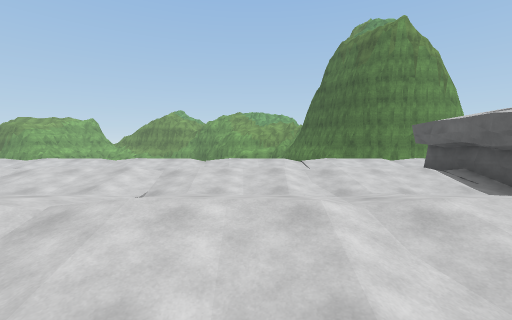
View 1 (above)

21 first-person views from a walk through a scene from a Unity 3-D project. The camera is 1.3 m above the floor, tilts 4° down and sees 90° across. The floor is counted in squares, 2 m on a side. Each view is taken from the middle of a square. On the plan, view 1 faces up. The plan holds only what a view shows up to about 9 squares ahead; the rest is blank. The place goes on beyond the plan. Some surface patterns are stand-ins.

View 2
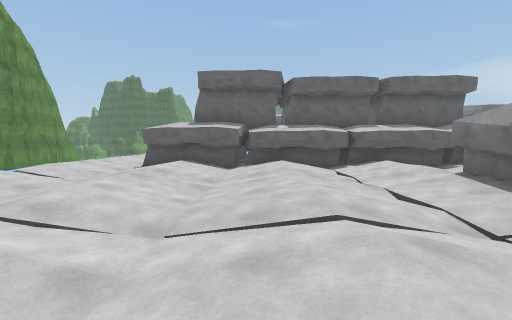

View 3
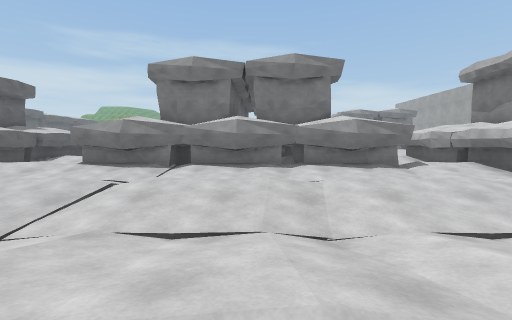

View 4
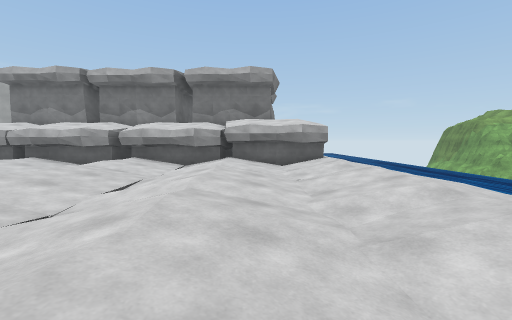

View 5
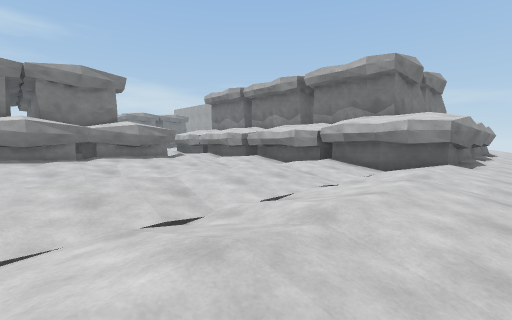

View 6
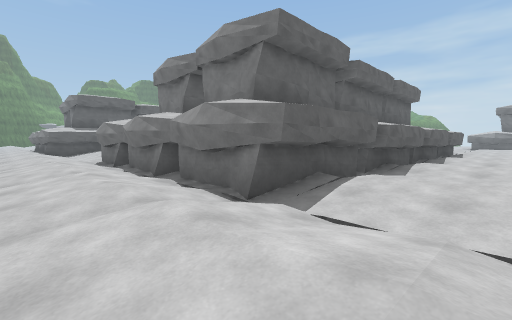

View 7
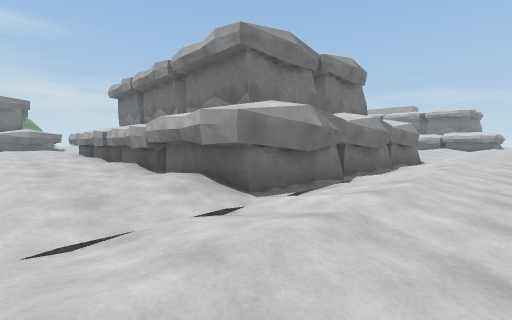

View 8
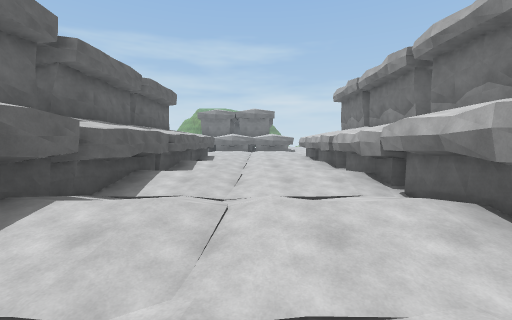

View 9
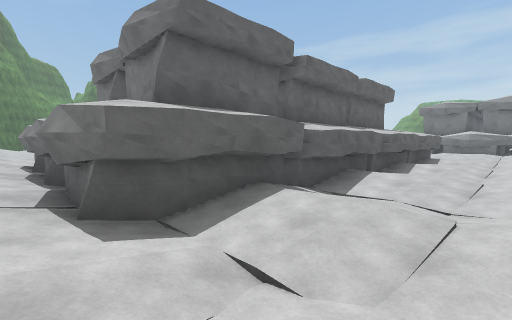

View 10
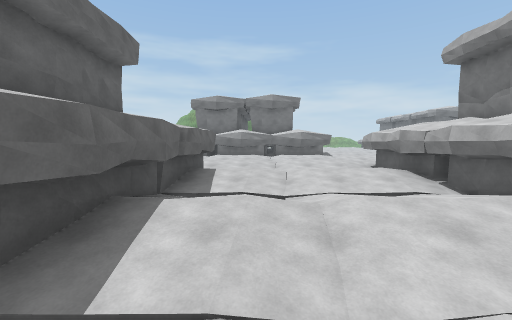

View 11
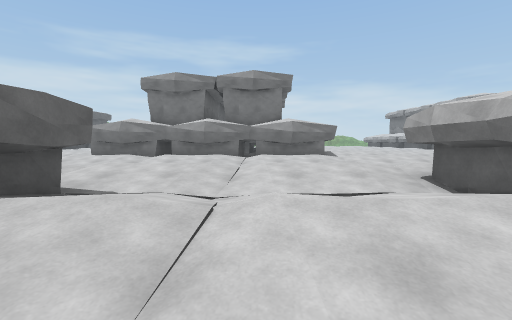

View 12
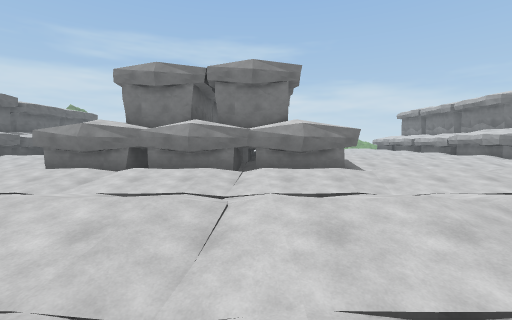

View 13
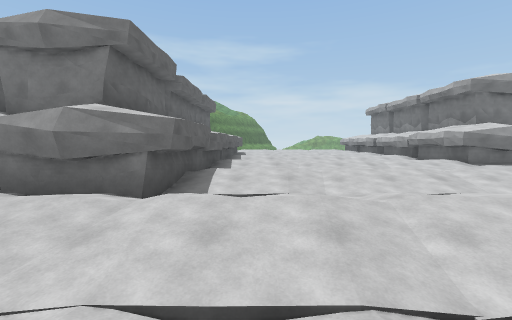

View 14
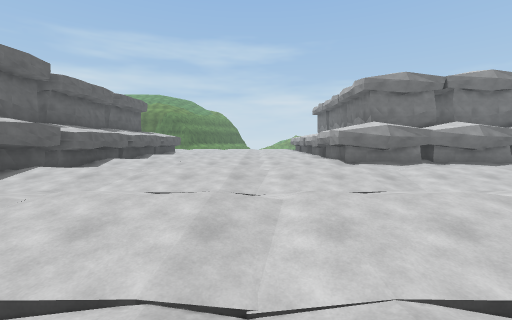

View 15
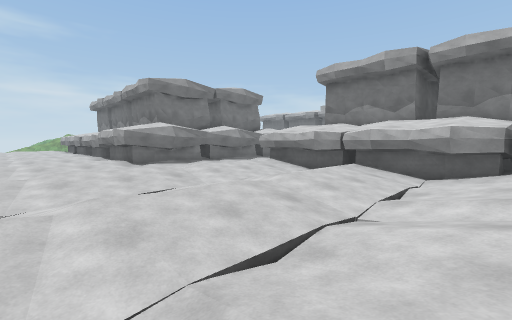

View 16
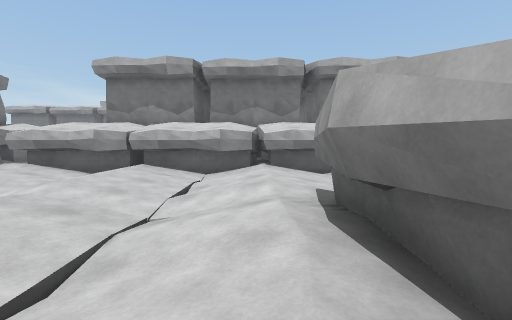

View 17
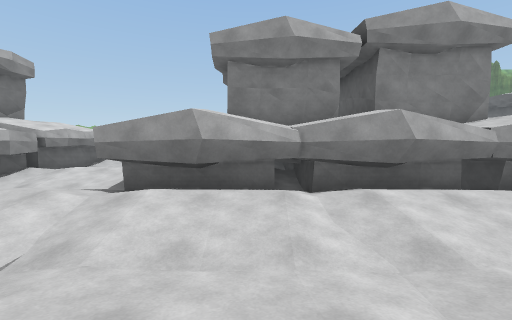

View 18
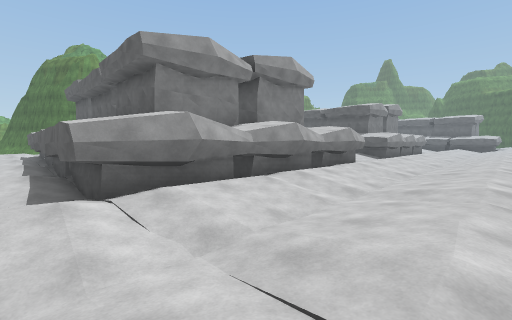

View 19
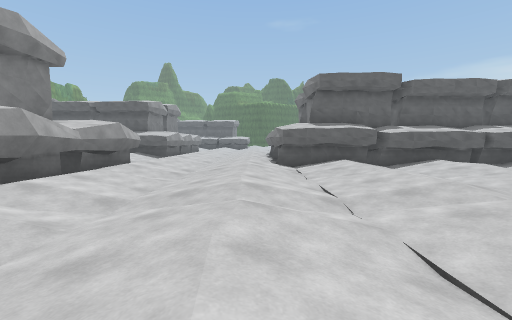

View 20
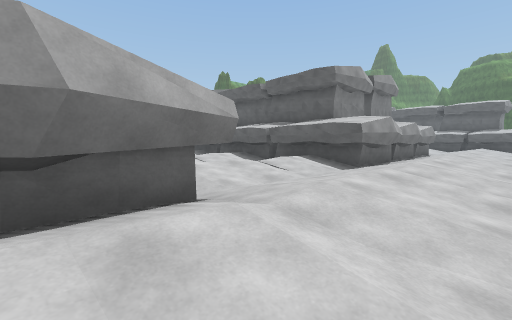

View 21
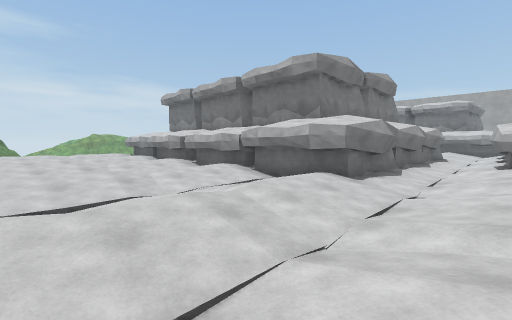

### Floor plan
Key: @ floor where view 1 was taken; # wall or solid block; . main floor; : floor 0.25 m higher than the main floor; - floor 0.25 m lower than the main floor; / step, stairs or slope; ≈ liquid the walk keeps out of.
Columns run from 15 left of view 1 to 21 right of it. Each row starts with its distance up from view 1.
 10          ≈
  9 .............    ..............
  8 ######::::::::::::::::::::::.::.::.::
  7      #-.--.----------------------####
  6      #.............##########....#
  5     ##:/::.::/::.::#       ##./:.#
  4      #-------/-----#       #-----#
  3      #.............##      #../..#
  2     ##./:./::/:..::#       #:./:.#
  1      #/--/--//-/--/#       #-/--/#
  0      #.........@...##      #.....#
 -1      #.#########/::#       #:./:.#
 -2      #    #  ###/ /#  #    #-/--/#
 -3      #    #    #/..####    #....##
 -4                #.::#  #    #::::##
 -5                #---####  ###----#####
 -6                #...#########........
 -7              ###.::.::.::.:::./:./::
 -8                #--/--/-/--/--/--/--/
 -9                #...-................
-10                #.::.::.:::::::/::/::/
-11                #------------#########
-12                #............######
-13               ##.::.::.::..:#
-14               #-------------#
-15               ######.......##
-16               ###  #:...:..##
-17                    #//---  ##

Positions as (right, up) in squares from view 1, and headings:
1: (0, 0), facing up
2: (-4, 3), facing right
3: (-4, 6), facing down
4: (-2, 6), facing left
5: (-3, 9), facing down-left
6: (2, 9), facing down-right
7: (15, 9), facing down-left
8: (15, 8), facing down
9: (15, 8), facing down-right
10: (16, 2), facing down
11: (15, -2), facing down
12: (15, -4), facing down
13: (11, -7), facing down
14: (7, -7), facing down
15: (7, -7), facing down-left
16: (7, -7), facing left
17: (6, -10), facing up
18: (3, -10), facing up-right
19: (4, -10), facing right
20: (11, -8), facing up-right
21: (9, -13), facing down-left
